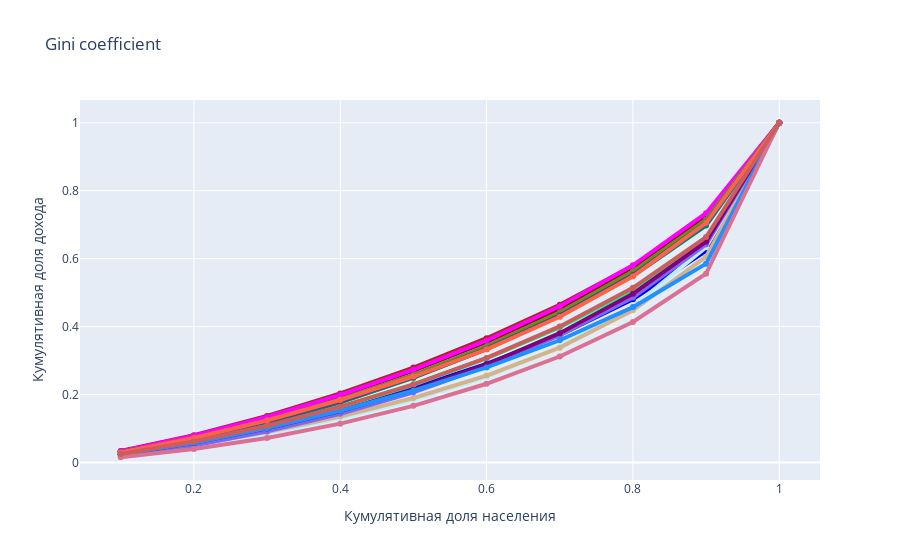

The notebook cell saved with this chart:
### Code cell
data_2021 = data[data['Год'] == 2021]
data_2021.reset_index(drop=True, inplace=True)
Gini=[]
fig = go.Figure()
# https://htmlcolorcodes.com/color-names/
# лучше выбирать более темные. не все сейчас читаются хорошо
colors = ['firebrick', 'HotPink', 'RebeccaPurple', 'DarkRed', 'Magenta', 'Lime', 'Blue', 'Teal', 'OliveDrab',
          '#BDEDFF', # robin egg :)
          'Tan', 'SpringGreen', 'MediumSlateBlue', 'Purple', 'DarkSlateBlue', 'Tomato', 'DodgerBlue',
          'PaleVioletRed', 'IndianRed',
         ]
for branch in data_2021.iterrows():
    X_k = np.arange(0.1, 1.1, 0.1)
    X_k_1 = shift(X_k, 1, cval=0)
    income_k = branch[1][2:-1].to_list()
    cum_income = np.cumsum(income_k)
    cum_income = cum_income/cum_income[-1]
    cum_income_k_1 = shift(cum_income, 1, cval=0)
    Gini.append(1 - np.sum((X_k - X_k_1) * (cum_income + cum_income_k_1)))
    name=f"{branch[1][1]}, {Gini[-1]}"
    fig.add_trace(go.Scatter(x=X_k, y=cum_income, name=name, showlegend=False, 
                             hoverlabel={"namelength": len(name)},
                         line=dict(color=colors[branch[0]], width=4)))
fig.update_layout(title='Gini coefficient',
                   xaxis_title='Кумулятивная доля населения',
                   yaxis_title='Кумулятивная доля дохода')
fig.show()

### Figure 1 — Plotly figure (JSON) as saved in the notebook; plotly's stock layout.template omitted (floating-point values rounded to 4 significant figures)
{"data": [{"hoverlabel": {"namelength": 81}, "line": {"color": "firebrick", "width": 4}, "name": "СЕЛЬСКОЕ, ЛЕСНОЕ ХОЗЯЙСТВО, ОХОТА, РЫБОЛОВСТВО И РЫБОВОДСТВО, 0.32737926935799266", "showlegend": false, "type": "scatter", "x": [0.1, 0.2, 0.3, 0.4, 0.5, 0.6, 0.7, 0.8, 0.9, 1], "y": [0.03408, 0.08058, 0.1372, 0.2033, 0.2793, 0.3659, 0.4644, 0.5787, 0.7197, 1]}, {"hoverlabel": {"namelength": 46}, "line": {"color": "HotPink", "width": 4}, "name": "ДОБЫЧА ПОЛЕЗНЫХ ИСКОПАЕМЫХ, 0.3593399134076046", "showlegend": false, "type": "scatter", "x": [0.1, 0.2, 0.3, 0.4, 0.5, 0.6, 0.7, 0.8, 0.9, 1], "y": [0.02766, 0.06914, 0.1207, 0.1823, 0.2547, 0.3395, 0.4393, 0.5566, 0.7134, 1]}, {"hoverlabel": {"namelength": 47}, "line": {"color": "RebeccaPurple", "width": 4}, "name": "ОБРАБАТЫВАЮЩИЕ ПРОИЗВОДСТВА, 0.3421759154296893", "showlegend": false, "type": "scatter", "x": [0.1, 0.2, 0.3, 0.4, 0.5, 0.6, 0.7, 0.8, 0.9, 1], "y": [0.03215, 0.07839, 0.1342, 0.1985, 0.2719, 0.3553, 0.4509, 0.5634, 0.7044, 1]}, {"hoverlabel": {"namelength": 96}, "line": {"color": "DarkRed", "width": 4}, "name": "ОБЕСПЕЧЕНИЕ ЭЛЕКТРИЧЕСКОЙ ЭНЕРГИЕЙ, ГАЗОМ И ПАРОМ; КОНДИЦИОНИРОВАНИЕ ВОЗДУХА, 0.3369245428074632", "showlegend": false, "type": "scatter", "x": [0.1, 0.2, 0.3, 0.4, 0.5, 0.6, 0.7, 0.8, 0.9, 1], "y": [0.03236, 0.07753, 0.1325, 0.1968, 0.2707, 0.3555, 0.4543, 0.5726, 0.7232, 1]}, {"hoverlabel": {"namelength": 129}, "line": {"color": "Magenta", "width": 4}, "name": "ВОДОСНАБЖЕНИЕ; ВОДООТВЕДЕНИЕ, ОРГАНИЗАЦИЯ СБОРА И УТИЛИЗАЦИИ ОТХОДОВ, ДЕЯТЕЛЬНОСТЬ ПО ЛИКВИДАЦИИ ЗАГРЯЗНЕНИЙ, 0.32963382587511914", "showlegend": false, "type": "scatter", "x": [0.1, 0.2, 0.3, 0.4, 0.5, 0.6, 0.7, 0.8, 0.9, 1], "y": [0.03351, 0.07901, 0.1343, 0.1988, 0.2732, 0.3593, 0.4598, 0.5803, 0.7337, 1]}, {"hoverlabel": {"namelength": 34}, "line": {"color": "Lime", "width": 4}, "name": "СТРОИТЕЛЬСТВО, 0.36918587318225715", "showlegend": false, "type": "scatter", "x": [0.1, 0.2, 0.3, 0.4, 0.5, 0.6, 0.7, 0.8, 0.9, 1], "y": [0.02456, 0.06404, 0.1151, 0.1769, 0.2495, 0.3343, 0.4337, 0.5537, 0.7023, 1]}, {"hoverlabel": {"namelength": 94}, "line": {"color": "Blue", "width": 4}, "name": "ТОРГОВЛЯ ОПТОВАЯ И РОЗНИЧНАЯ; РЕМОНТ АВТОТРАНСПОРТНЫХ СРЕДСТВ И МОТОЦИКЛОВ, 0.4320437458393549", "showlegend": false, "type": "scatter", "x": [0.1, 0.2, 0.3, 0.4, 0.5, 0.6, 0.7, 0.8, 0.9, 1], "y": [0.02486, 0.06153, 0.1062, 0.1585, 0.2195, 0.2906, 0.3753, 0.4805, 0.6229, 1]}, {"hoverlabel": {"namelength": 47}, "line": {"color": "Teal", "width": 4}, "name": "ТРАНСПОРТИРОВКА И ХРАНЕНИЕ, 0.37094028774116183", "showlegend": false, "type": "scatter", "x": [0.1, 0.2, 0.3, 0.4, 0.5, 0.6, 0.7, 0.8, 0.9, 1], "y": [0.0254, 0.06507, 0.116, 0.1774, 0.2496, 0.3335, 0.4317, 0.549, 0.6977, 1]}, {"hoverlabel": {"namelength": 77}, "line": {"color": "OliveDrab", "width": 4}, "name": "ДЕЯТЕЛЬНОСТЬ ГОСТИНИЦ И ПРЕДПРИЯТИЙ ОБЩЕСТВЕННОГО ПИТАНИЯ, 0.3541225321941448", "showlegend": false, "type": "scatter", "x": [0.1, 0.2, 0.3, 0.4, 0.5, 0.6, 0.7, 0.8, 0.9, 1], "y": [0.02871, 0.0713, 0.1239, 0.1856, 0.2579, 0.3424, 0.4422, 0.5628, 0.7146, 1]}, {"hoverlabel": {"namelength": 62}, "line": {"color": "#BDEDFF", "width": 4}, "name": "ДЕЯТЕЛЬНОСТЬ В ОБЛАСТИ ИНФОРМАЦИИ И СВЯЗИ, 0.46959576935152947", "showlegend": false, "type": "scatter", "x": [0.1, 0.2, 0.3, 0.4, 0.5, 0.6, 0.7, 0.8, 0.9, 1], "y": [0.01968, 0.04894, 0.08538, 0.13, 0.1846, 0.2522, 0.339, 0.4583, 0.6339, 1]}, {"hoverlabel": {"namelength": 56}, "line": {"color": "Tan", "width": 4}, "name": "ДЕЯТЕЛЬНОСТЬ ФИНАНСОВАЯ И СТРАХОВАЯ, 0.47288035474429535", "showlegend": false, "type": "scatter", "x": [0.1, 0.2, 0.3, 0.4, 0.5, 0.6, 0.7, 0.8, 0.9, 1], "y": [0.02088, 0.05183, 0.08996, 0.1355, 0.1899, 0.2557, 0.3381, 0.448, 0.6058, 1]}, {"hoverlabel": {"namelength": 70}, "line": {"color": "SpringGreen", "width": 4}, "name": "ДЕЯТЕЛЬНОСТЬ ПО ОПЕРАЦИЯМ С НЕДВИЖИМЫМ ИМУЩЕСТВОМ, 0.40952856196892673", "showlegend": false, "type": "scatter", "x": [0.1, 0.2, 0.3, 0.4, 0.5, 0.6, 0.7, 0.8, 0.9, 1], "y": [0.02406, 0.06023, 0.1064, 0.1626, 0.2289, 0.3063, 0.3973, 0.5087, 0.6579, 1]}, {"hoverlabel": {"namelength": 73}, "line": {"color": "MediumSlateBlue", "width": 4}, "name": "ДЕЯТЕЛЬНОСТЬ ПРОФЕССИОНАЛЬНАЯ, НАУЧНАЯ И ТЕХНИЧЕСКАЯ, 0.44078947995751094", "showlegend": false, "type": "scatter", "x": [0.1, 0.2, 0.3, 0.4, 0.5, 0.6, 0.7, 0.8, 0.9, 1], "y": [0.01888, 0.05005, 0.09165, 0.1436, 0.2067, 0.2826, 0.3744, 0.4859, 0.6423, 1]}, {"hoverlabel": {"namelength": 87}, "line": {"color": "Purple", "width": 4}, "name": "ДЕЯТЕЛЬНОСТЬ АДМИНИСТРАТИВНАЯ И СОПУТСТВУЮЩИЕ ДОПОЛНИТЕЛЬНЫЕ УСЛУГИ, 0.4274265843054661", "showlegend": false, "type": "scatter", "x": [0.1, 0.2, 0.3, 0.4, 0.5, 0.6, 0.7, 0.8, 0.9, 1], "y": [0.02354, 0.05772, 0.1004, 0.1518, 0.2137, 0.2886, 0.3807, 0.4964, 0.65, 1]}, {"hoverlabel": {"namelength": 30}, "line": {"color": "DarkSlateBlue", "width": 4}, "name": "ОБРАЗОВАНИЕ, 0.363748481751057", "showlegend": false, "type": "scatter", "x": [0.1, 0.2, 0.3, 0.4, 0.5, 0.6, 0.7, 0.8, 0.9, 1], "y": [0.03066, 0.07105, 0.1211, 0.1809, 0.2519, 0.335, 0.4328, 0.5516, 0.7063, 1]}, {"hoverlabel": {"namelength": 78}, "line": {"color": "Tomato", "width": 4}, "name": "ДЕЯТЕЛЬНОСТЬ В ОБЛАСТИ ЗДРАВООХРАНЕНИЯ И СОЦИАЛЬНЫХ УСЛУГ, 0.36425466373349336", "showlegend": false, "type": "scatter", "x": [0.1, 0.2, 0.3, 0.4, 0.5, 0.6, 0.7, 0.8, 0.9, 1], "y": [0.02997, 0.07229, 0.1238, 0.1838, 0.2531, 0.3332, 0.4289, 0.5481, 0.7055, 1]}, {"hoverlabel": {"namelength": 94}, "line": {"color": "DodgerBlue", "width": 4}, "name": "ДЕЯТЕЛЬНОСТЬ В ОБЛАСТИ КУЛЬТУРЫ, СПОРТА, ОРГАНИЗАЦИИ ДОСУГА И РАЗВЛЕЧЕНИЙ, 0.45423440926600334", "showlegend": false, "type": "scatter", "x": [0.1, 0.2, 0.3, 0.4, 0.5, 0.6, 0.7, 0.8, 0.9, 1], "y": [0.02393, 0.058, 0.1012, 0.1522, 0.2113, 0.2797, 0.3598, 0.4574, 0.5852, 1]}, {"hoverlabel": {"namelength": 53}, "line": {"color": "PaleVioletRed", "width": 4}, "name": "ПРЕДОСТАВЛЕНИЕ ПРОЧИХ ВИДОВ УСЛУГ, 0.5155565886712005", "showlegend": false, "type": "scatter", "x": [0.1, 0.2, 0.3, 0.4, 0.5, 0.6, 0.7, 0.8, 0.9, 1], "y": [0.01549, 0.0399, 0.07236, 0.1143, 0.1669, 0.2317, 0.3119, 0.4137, 0.5559, 1]}, {"hoverlabel": {"namelength": 74}, "line": {"color": "IndianRed", "width": 4}, "name": "Всего по обследуемым видам экономической деятельности, 0.40484242179902785", "showlegend": false, "type": "scatter", "x": [0.1, 0.2, 0.3, 0.4, 0.5, 0.6, 0.7, 0.8, 0.9, 1], "y": [0.0249, 0.06187, 0.1084, 0.1643, 0.2302, 0.3079, 0.4005, 0.5141, 0.6636, 1]}], "layout": {"title": {"text": "Gini coefficient"}, "xaxis": {"title": {"text": "Кумулятивная доля населения"}}, "yaxis": {"title": {"text": "Кумулятивная доля дохода"}}}}
